Frame 1 (no input): blank canvas, image omitted
Frame 60 (no input): blank canvas, image omitted
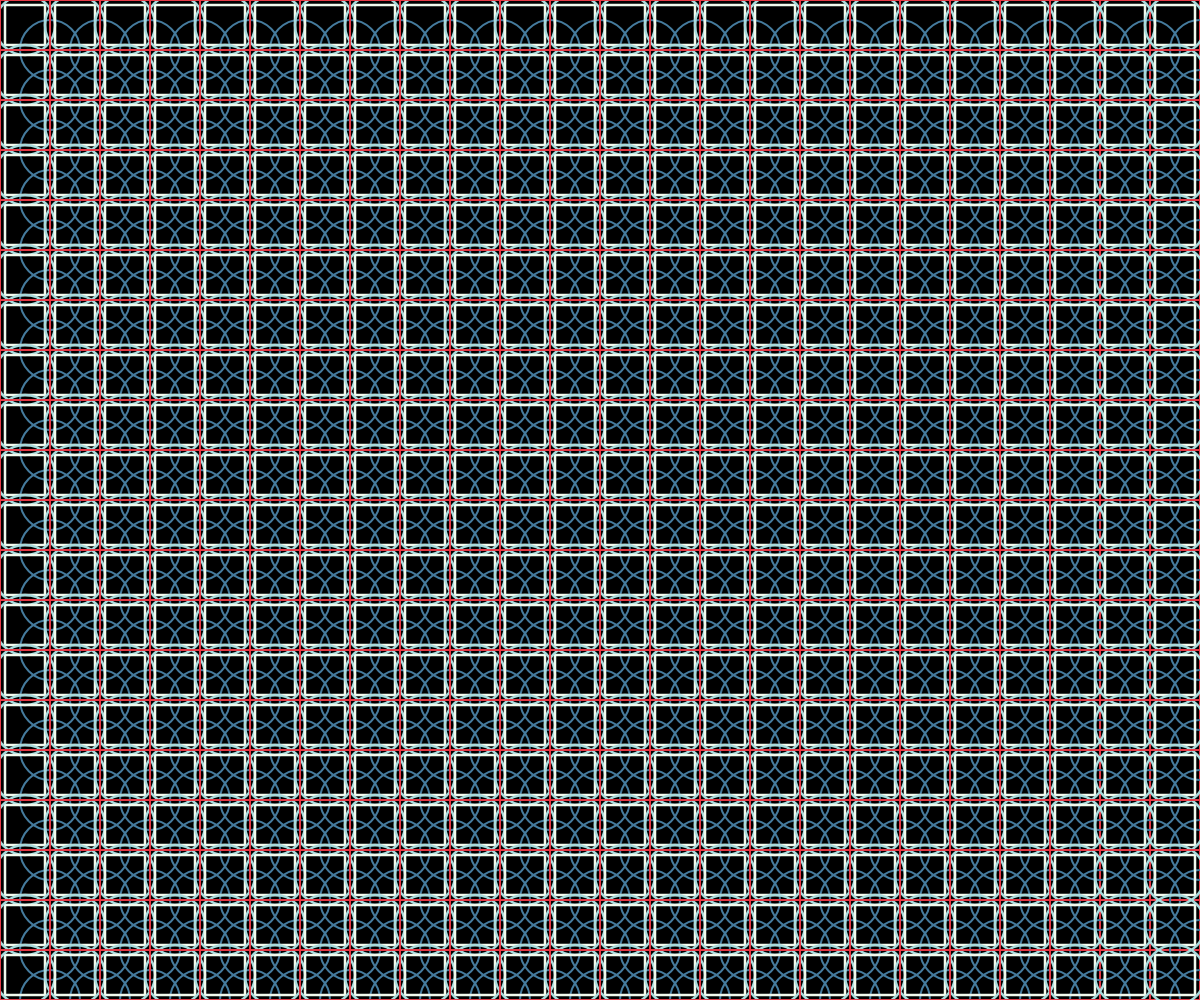
Frame 120 (the mouse pressed at the canvas centre since frame 60)

The p5.js sketch whose frames 1 and 60 were blank and that drew this single picture after the mouse press (run headless with seeded random() and noise() and a simulated clock; from frame 60 on, the mouse is pressed at the canvas centre):

// p5.js sketch
// ── sketch.js
function setup() {
  createCanvas(windowWidth, windowHeight);
  background(0)
}

function draw() {
	background(0)
  noFill()
	var w =mouseX/10
	for(var i=0;i<width/50;i++)
	 for(var j=0;j<height/50;j++)
	{
  ellipse(50+50*i,50+50*j,w)
  stroke("#e63946")
   strokeWeight(2)
     rect(25+50*i,25+50*j,mouseY/2)
   stroke("#f1faee")	
   strokeWeight(2.5)
	   rect(25+50*i,25+50*j,mouseX/15)
   stroke("#a8dadc")	
   strokeWeight(2.5)
	   rectMode(CENTER)
     ellipse(25+50*i,25+50*j,w)
   stroke("#457b9d")
   strokeWeight(2)	
  
	}
}
